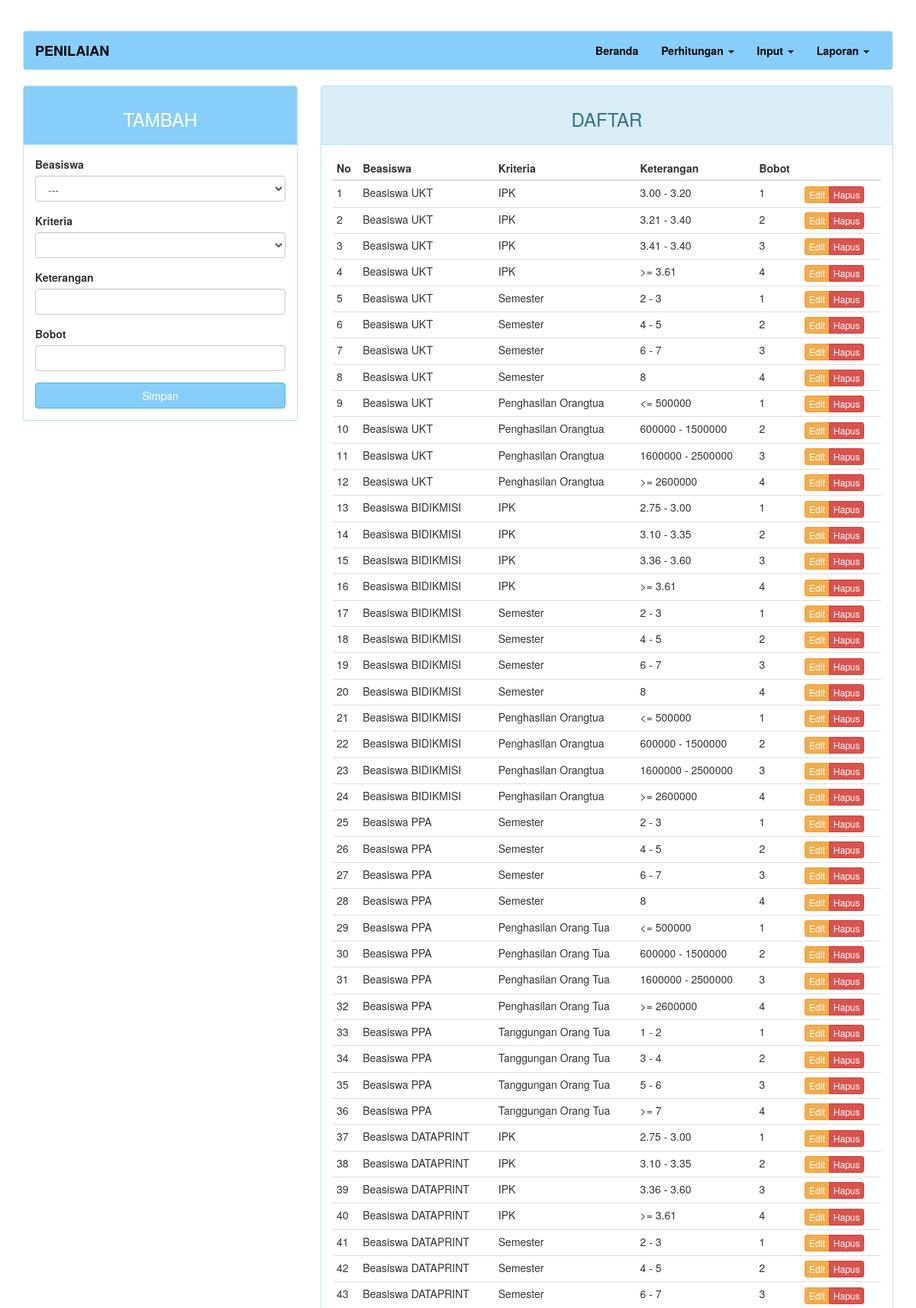
The page /?page=penilaian (upper part) on the database its author committed.
### tables this page shows
CREATE TABLE `penilaian` (
  `kd_penilaian` int(11) NOT NULL,
  `kd_beasiswa` int(11) DEFAULT NULL,
  `kd_kriteria` int(11) NOT NULL,
  `keterangan` varchar(20) NOT NULL,
  `bobot` tinyint(1) DEFAULT NULL
);

CREATE TABLE `beasiswa` (
  `kd_beasiswa` int(11) NOT NULL,
  `nama` varchar(50) DEFAULT NULL
);

CREATE TABLE `kriteria` (
  `kd_kriteria` int(11) NOT NULL,
  `kd_beasiswa` int(11) NOT NULL,
  `nama` varchar(50) DEFAULT NULL,
  `sifat` enum('min','max') DEFAULT NULL
);

### page/penilaian.php (the view, shortened to what this page needs)
<?php
$update = (isset($_GET['action']) AND $_GET['action'] == 'update') ? true : false;
?>
<div class="row">
	<div class="col-md-4">
	    <div class="panel panel-<?= ($update) ? "warning" : "info" ?>">
	        <div class="panel-heading"style="background-color: #87CEFA" ><h3 class="text-center" style="color: #FFFFFF"><?= ($update) ? "EDIT" : "TAMBAH" ?></h3></div>
	        <div class="panel-body">
	            <form action="<?=$_SERVER['REQUEST_URI']?>" method="POST">
									<div class="form-group">
	                  <label for="kd_beasiswa">Beasiswa</label>
										<select class="form-control" name="kd_beasiswa" id="beasiswa">
											<option>---</option>
										</select>
									</div>
									<div class="form-group">
	                  <label for="kd_kriteria">Kriteria</label>
										<select class="form-control" name="kd_kriteria" id="kriteria">
										</select>
									</div>
	                <div class="form-group">
	                    <label for="keterangan">Keterangan</label>
	                    <input type="text" name="keterangan" class="form-control" <?= (!$update) ?: 'value="'.$row["keterangan"].'"' ?>>
	                </div>
	                <div class="form-group">
	                    <label for="bobot">Bobot</label>
	                    <input type="text" name="bobot" class="form-control" <?= (!$update) ?: 'value="'.$row["bobot"].'"' ?>>
	                </div>
	                <button type="submit" class="btn btn-<?= ($update) ? "warning" : "info" ?> btn-block" style="background-color: #87CEFA">Simpan</button>
	            </form>
	        </div>
	    </div>
	</div>
	<div class="col-md-8">
	    <div class="panel panel-info">
	        <div class="panel-heading" ><h3 class="text-center">DAFTAR</h3></div>
	        <div class="panel-body">
	            <table class="table table-condensed">
	                <thead>
	                    <tr>
	                        <th>No</th>
	                        <th>Beasiswa</th>
	                        <th>Kriteria</th>
	                        <th>Keterangan</th>
	                        <th>Bobot</th>
	                        <th></th>
	                    </tr>
	                </thead>
	                <tbody>
	                    <?php $no = 1; ?>
	                    <?php if ($query = $connection->query("SELECT a.kd_penilaian, c.nama AS nama_beasiswa, b.nama AS nama_kriteria, a.keterangan, a.bobot FROM penilaian a JOIN kriteria b ON a.kd_kriteria=b.kd_kriteria JOIN beasiswa c ON a.kd_beasiswa=c.kd_beasiswa")): ?>
	                        <?php while($row = $query->fetch_assoc()): ?>
	                        <tr>
	                            <td><?=$no++?></td>
	                            <td><?=$row['nama_beasiswa']?></td>
	                            <td><?=$row['nama_kriteria']?></td>
	                            <td><?=$row['keterangan']?></td>
	                            <td><?=$row['bobot']?></td>
	                            <td>
	                                <div class="btn-group">
	                                    <a href="?page=penilaian&action=update&key=<?=$row['kd_penilaian']?>" class="btn btn-warning btn-xs">Edit</a>
	                                    <a href="?page=penilaian&action=delete&key=<?=$row['kd_penilaian']?>" class="btn btn-danger btn-xs">Hapus</a>
	                                </div>
	                            </td>
	                        </tr>
	                        <?php endwhile ?>
	                    <?php endif ?>
	                </tbody>
	            </table>
	        </div>
	    </div>
	</div>
</div>

### index.php (style rules this page uses)
body { margin-top: 40px; }

### rows shown on the page
penilaian: kd_beasiswa.nama "Beasiswa UKT", kd_kriteria.nama "IPK", keterangan "3.00 - 3.20", bobot "1"
penilaian: kd_beasiswa.nama "Beasiswa UKT", kd_kriteria.nama "IPK", keterangan "3.21 - 3.40", bobot "2"
penilaian: kd_beasiswa.nama "Beasiswa UKT", kd_kriteria.nama "IPK", keterangan "3.41 - 3.40", bobot "3"
penilaian: kd_beasiswa.nama "Beasiswa UKT", kd_kriteria.nama "IPK", keterangan ">= 3.61", bobot "4"
penilaian: kd_beasiswa.nama "Beasiswa UKT", kd_kriteria.nama "Semester", keterangan "2 - 3", bobot "1"
penilaian: kd_beasiswa.nama "Beasiswa UKT", kd_kriteria.nama "Semester", keterangan "4 - 5", bobot "2"
penilaian: kd_beasiswa.nama "Beasiswa UKT", kd_kriteria.nama "Semester", keterangan "6 - 7", bobot "3"
penilaian: kd_beasiswa.nama "Beasiswa UKT", kd_kriteria.nama "Semester", keterangan "8", bobot "4"
penilaian: kd_beasiswa.nama "Beasiswa UKT", kd_kriteria.nama "Penghasilan Orangtua", keterangan "<= 500000", bobot "1"
penilaian: kd_beasiswa.nama "Beasiswa UKT", kd_kriteria.nama "Penghasilan Orangtua", keterangan "600000 - 1500000", bobot "2"
penilaian: kd_beasiswa.nama "Beasiswa UKT", kd_kriteria.nama "Penghasilan Orangtua", keterangan "1600000 - 2500000", bobot "3"
penilaian: kd_beasiswa.nama "Beasiswa UKT", kd_kriteria.nama "Penghasilan Orangtua", keterangan ">= 2600000", bobot "4"
penilaian: kd_beasiswa.nama "Beasiswa BIDIKMISI", kd_kriteria.nama "IPK", keterangan "2.75 - 3.00", bobot "1"
penilaian: kd_beasiswa.nama "Beasiswa BIDIKMISI", kd_kriteria.nama "IPK", keterangan "3.10 - 3.35", bobot "2"
penilaian: kd_beasiswa.nama "Beasiswa BIDIKMISI", kd_kriteria.nama "IPK", keterangan "3.36 - 3.60", bobot "3"
penilaian: kd_beasiswa.nama "Beasiswa BIDIKMISI", kd_kriteria.nama "IPK", keterangan ">= 3.61", bobot "4"
penilaian: kd_beasiswa.nama "Beasiswa BIDIKMISI", kd_kriteria.nama "Semester", keterangan "2 - 3", bobot "1"
penilaian: kd_beasiswa.nama "Beasiswa BIDIKMISI", kd_kriteria.nama "Semester", keterangan "4 - 5", bobot "2"
penilaian: kd_beasiswa.nama "Beasiswa BIDIKMISI", kd_kriteria.nama "Semester", keterangan "6 - 7", bobot "3"
penilaian: kd_beasiswa.nama "Beasiswa BIDIKMISI", kd_kriteria.nama "Semester", keterangan "8", bobot "4"
penilaian: kd_beasiswa.nama "Beasiswa BIDIKMISI", kd_kriteria.nama "Penghasilan Orangtua", keterangan "<= 500000", bobot "1"
penilaian: kd_beasiswa.nama "Beasiswa BIDIKMISI", kd_kriteria.nama "Penghasilan Orangtua", keterangan "600000 - 1500000", bobot "2"
penilaian: kd_beasiswa.nama "Beasiswa BIDIKMISI", kd_kriteria.nama "Penghasilan Orangtua", keterangan "1600000 - 2500000", bobot "3"
penilaian: kd_beasiswa.nama "Beasiswa BIDIKMISI", kd_kriteria.nama "Penghasilan Orangtua", keterangan ">= 2600000", bobot "4"
penilaian: kd_beasiswa.nama "Beasiswa PPA", kd_kriteria.nama "Semester", keterangan "2 - 3", bobot "1"
penilaian: kd_beasiswa.nama "Beasiswa PPA", kd_kriteria.nama "Semester", keterangan "4 - 5", bobot "2"
penilaian: kd_beasiswa.nama "Beasiswa PPA", kd_kriteria.nama "Semester", keterangan "6 - 7", bobot "3"
penilaian: kd_beasiswa.nama "Beasiswa PPA", kd_kriteria.nama "Semester", keterangan "8", bobot "4"
penilaian: kd_beasiswa.nama "Beasiswa PPA", kd_kriteria.nama "Penghasilan Orang Tua", keterangan "<= 500000", bobot "1"
penilaian: kd_beasiswa.nama "Beasiswa PPA", kd_kriteria.nama "Penghasilan Orang Tua", keterangan "600000 - 1500000", bobot "2"
penilaian: kd_beasiswa.nama "Beasiswa PPA", kd_kriteria.nama "Penghasilan Orang Tua", keterangan "1600000 - 2500000", bobot "3"
penilaian: kd_beasiswa.nama "Beasiswa PPA", kd_kriteria.nama "Penghasilan Orang Tua", keterangan ">= 2600000", bobot "4"
penilaian: kd_beasiswa.nama "Beasiswa PPA", kd_kriteria.nama "Tanggungan Orang Tua", keterangan "1 - 2", bobot "1"
penilaian: kd_beasiswa.nama "Beasiswa PPA", kd_kriteria.nama "Tanggungan Orang Tua", keterangan "3 - 4", bobot "2"
penilaian: kd_beasiswa.nama "Beasiswa PPA", kd_kriteria.nama "Tanggungan Orang Tua", keterangan "5 - 6", bobot "3"
penilaian: kd_beasiswa.nama "Beasiswa PPA", kd_kriteria.nama "Tanggungan Orang Tua", keterangan ">= 7", bobot "4"
penilaian: kd_beasiswa.nama "Beasiswa DATAPRINT", kd_kriteria.nama "IPK", keterangan "2.75 - 3.00", bobot "1"
penilaian: kd_beasiswa.nama "Beasiswa DATAPRINT", kd_kriteria.nama "IPK", keterangan "3.10 - 3.35", bobot "2"
penilaian: kd_beasiswa.nama "Beasiswa DATAPRINT", kd_kriteria.nama "IPK", keterangan "3.36 - 3.60", bobot "3"
penilaian: kd_beasiswa.nama "Beasiswa DATAPRINT", kd_kriteria.nama "IPK", keterangan ">= 3.61", bobot "4"
penilaian: kd_beasiswa.nama "Beasiswa DATAPRINT", kd_kriteria.nama "Semester", keterangan "2 - 3", bobot "1"
penilaian: kd_beasiswa.nama "Beasiswa DATAPRINT", kd_kriteria.nama "Semester", keterangan "4 - 5", bobot "2"
penilaian: kd_beasiswa.nama "Beasiswa DATAPRINT", kd_kriteria.nama "Semester", keterangan "6 - 7", bobot "3"

### other values the page prints
$str "PENILAIAN"
